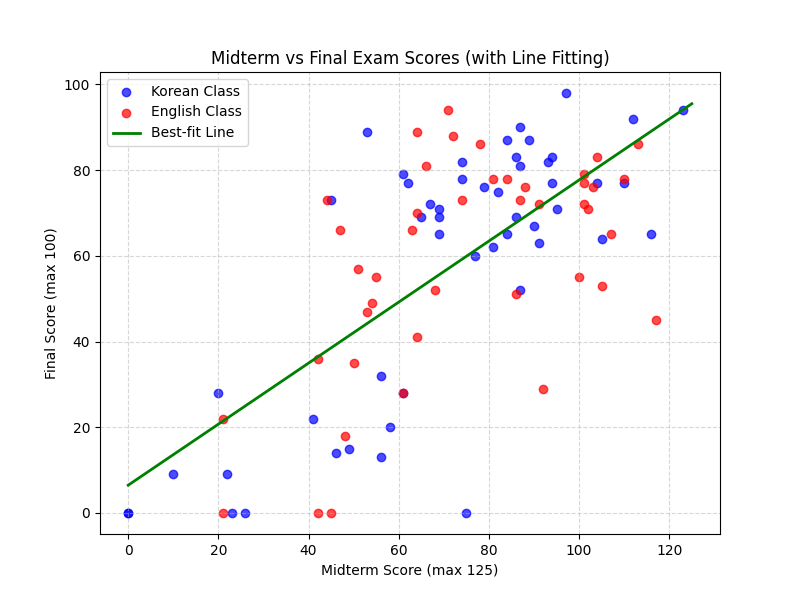

This chart was generated by the following Python code:
import numpy as np
import matplotlib.pyplot as plt

def read_data(filename):
    data = []
    with open(filename, 'r') as f:
        for line in f.readlines():
            if not line.startswith('#'):
                data.append([int(word) for word in line.split(',')])
    return data


if __name__ == '__main__':
    class_kr = read_data('data/class_score_kr.csv')
    class_en = read_data('data/class_score_en.csv')

    midterm_kr, final_kr = zip(*class_kr)
    total_kr = [40/125*mid + 60/100*fin for (mid, fin) in class_kr]

    midterm_en, final_en = zip(*class_en)
    total_en = [40/125*mid + 60/100*fin for (mid, fin) in class_en]

    data = np.vstack((class_kr, class_en))
    X = np.array(data)[:, 0]
    Y = np.array(data)[:, 1]

    A = np.vstack([X, np.ones(len(X))]).T
    line = np.linalg.pinv(A) @ Y
    a, b = line[0], line[1]

    print(f"Best-fit line: final = {a:.4f} * midterm + {b:.4f}\n")

    def predict(x):
        return a * x + b

    plt.figure(figsize=(8, 6))
    plt.scatter(midterm_kr, final_kr, color='blue', label='Korean Class', alpha=0.7)
    plt.scatter(midterm_en, final_en, color='red', label='English Class', alpha=0.7)
    x_range = np.array([0, 125])
    plt.plot(x_range, predict(x_range), 'g-', linewidth=2, label='Best-fit Line')
    plt.xlabel('Midterm Score (max 125)')
    plt.ylabel('Final Score (max 100)')
    plt.title('Midterm vs Final Exam Scores (with Line Fitting)')
    plt.legend()
    plt.grid(True, linestyle='--', alpha=0.5)

    plt.figure(figsize=(8, 6))
    plt.hist(total_kr, bins=10, color='blue', alpha=0.6, label='Korean Class')
    plt.hist(total_en, bins=10, color='red', alpha=0.6, label='English Class')
    plt.xlabel('Total Score (weighted: 40% midterm + 60% final)')
    plt.ylabel('Number of Students')
    plt.title('Distribution of Total Scores')
    plt.legend()
    plt.grid(True, linestyle='--', alpha=0.5)

    plt.show()

    while True:
        midterm = float(input("Q) Please input your midterm score?"))
        predicted = predict(midterm)
        print(f"A) Your final score is expected to be {predicted:.3f}.\n")
